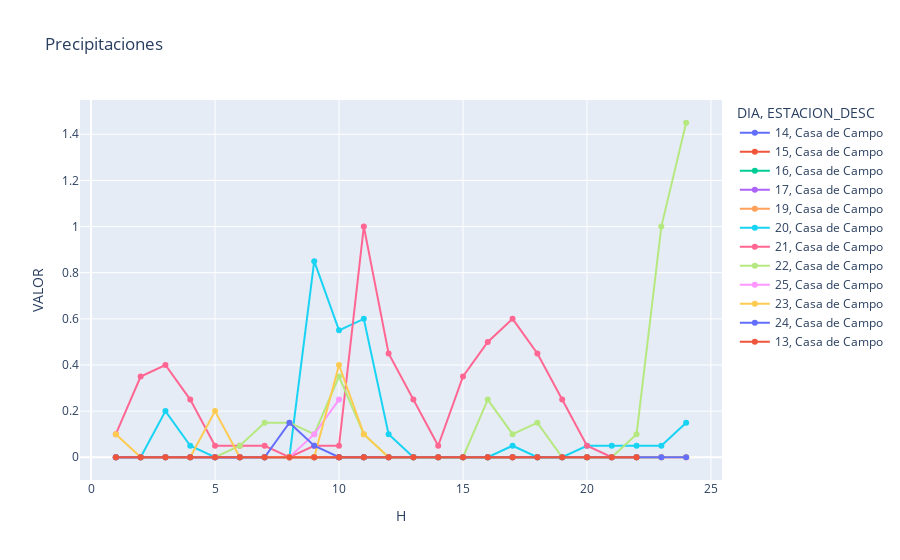

The notebook cell this image was saved under:
### Code cell
fig = px.line(precipitaciones.DataFrame(), x="H", y="VALOR", color="DIA", symbol='ESTACION_DESC', title='Precipitaciones ')
fig.show()

### Figure 1 — Plotly figure (JSON) as saved in the notebook; plotly's stock layout.template omitted (floating-point values rounded to 4 significant figures)
{"data": [{"hovertemplate": "DIA=14<br>ESTACION_DESC=Casa de Campo<br>H=%{x}<br>VALOR=%{y}<extra></extra>", "legendgroup": "14, Casa de Campo", "line": {"color": "#636efa", "dash": "solid"}, "marker": {"symbol": "circle"}, "mode": "lines+markers", "name": "14, Casa de Campo", "orientation": "v", "showlegend": true, "type": "scatter", "x": [1, 2, 3, 4, 5, 6, 7, 8, 9, 10, 11, 12, 13, 14, 15, 16, 17, 18, 19, 20, 21, 22], "xaxis": "x", "y": [0, 0, 0, 0, 0, 0, 0, 0, 0, 0, 0, 0, 0, 0, 0, 0, 0, 0, 0, 0, 0, 0], "yaxis": "y"}, {"hovertemplate": "DIA=15<br>ESTACION_DESC=Casa de Campo<br>H=%{x}<br>VALOR=%{y}<extra></extra>", "legendgroup": "15, Casa de Campo", "line": {"color": "#EF553B", "dash": "solid"}, "marker": {"symbol": "circle"}, "mode": "lines+markers", "name": "15, Casa de Campo", "orientation": "v", "showlegend": true, "type": "scatter", "x": [1, 2, 5, 6, 7, 8, 9, 10, 11, 12, 13, 14, 15, 16, 17], "xaxis": "x", "y": [0, 0, 0, 0, 0, 0, 0, 0, 0, 0, 0, 0, 0, 0, 0], "yaxis": "y"}, {"hovertemplate": "DIA=16<br>ESTACION_DESC=Casa de Campo<br>H=%{x}<br>VALOR=%{y}<extra></extra>", "legendgroup": "16, Casa de Campo", "line": {"color": "#00cc96", "dash": "solid"}, "marker": {"symbol": "circle"}, "mode": "lines+markers", "name": "16, Casa de Campo", "orientation": "v", "showlegend": true, "type": "scatter", "x": [1, 2, 3, 4, 5, 6, 7, 8, 9, 10, 11, 12, 13, 14, 15, 16, 17, 18, 19, 20, 21, 22, 23], "xaxis": "x", "y": [0, 0, 0, 0, 0, 0, 0, 0, 0, 0, 0, 0, 0, 0, 0, 0, 0, 0, 0, 0, 0, 0, 0], "yaxis": "y"}, {"hovertemplate": "DIA=17<br>ESTACION_DESC=Casa de Campo<br>H=%{x}<br>VALOR=%{y}<extra></extra>", "legendgroup": "17, Casa de Campo", "line": {"color": "#ab63fa", "dash": "solid"}, "marker": {"symbol": "circle"}, "mode": "lines+markers", "name": "17, Casa de Campo", "orientation": "v", "showlegend": true, "type": "scatter", "x": [1, 2, 3, 4, 5, 6, 7, 8, 9, 10], "xaxis": "x", "y": [0, 0, 0, 0, 0, 0, 0, 0, 0, 0], "yaxis": "y"}, {"hovertemplate": "DIA=19<br>ESTACION_DESC=Casa de Campo<br>H=%{x}<br>VALOR=%{y}<extra></extra>", "legendgroup": "19, Casa de Campo", "line": {"color": "#FFA15A", "dash": "solid"}, "marker": {"symbol": "circle"}, "mode": "lines+markers", "name": "19, Casa de Campo", "orientation": "v", "showlegend": true, "type": "scatter", "x": [1, 2, 3, 4, 5, 6, 7, 8, 9, 10, 11, 12, 13, 14, 15, 16, 17, 18, 19, 20, 21, 22], "xaxis": "x", "y": [0, 0, 0, 0, 0, 0, 0, 0, 0, 0, 0, 0, 0, 0, 0, 0, 0, 0, 0, 0, 0, 0], "yaxis": "y"}, {"hovertemplate": "DIA=20<br>ESTACION_DESC=Casa de Campo<br>H=%{x}<br>VALOR=%{y}<extra></extra>", "legendgroup": "20, Casa de Campo", "line": {"color": "#19d3f3", "dash": "solid"}, "marker": {"symbol": "circle"}, "mode": "lines+markers", "name": "20, Casa de Campo", "orientation": "v", "showlegend": true, "type": "scatter", "x": [1, 2, 3, 4, 5, 6, 7, 8, 9, 10, 11, 12, 13, 14, 15, 16, 17, 18, 19, 20, 21, 22, 23, 24], "xaxis": "x", "y": [0, 0, 0.2, 0.05, 0, 0, 0, 0, 0.85, 0.55, 0.6, 0.1, 0, 0, 0, 0, 0.05, 0, 0, 0.05, 0.05, 0.05, 0.05, 0.15], "yaxis": "y"}, {"hovertemplate": "DIA=21<br>ESTACION_DESC=Casa de Campo<br>H=%{x}<br>VALOR=%{y}<extra></extra>", "legendgroup": "21, Casa de Campo", "line": {"color": "#FF6692", "dash": "solid"}, "marker": {"symbol": "circle"}, "mode": "lines+markers", "name": "21, Casa de Campo", "orientation": "v", "showlegend": true, "type": "scatter", "x": [1, 2, 3, 4, 5, 6, 7, 8, 9, 10, 11, 12, 13, 14, 15, 16, 17, 18, 19, 20, 21, 22, 23, 24], "xaxis": "x", "y": [0.1, 0.35, 0.4, 0.25, 0.05, 0.05, 0.05, 0, 0.05, 0.05, 1, 0.45, 0.25, 0.05, 0.35, 0.5, 0.6, 0.45, 0.25, 0.05, 0, 0, 0, 0], "yaxis": "y"}, {"hovertemplate": "DIA=22<br>ESTACION_DESC=Casa de Campo<br>H=%{x}<br>VALOR=%{y}<extra></extra>", "legendgroup": "22, Casa de Campo", "line": {"color": "#B6E880", "dash": "solid"}, "marker": {"symbol": "circle"}, "mode": "lines+markers", "name": "22, Casa de Campo", "orientation": "v", "showlegend": true, "type": "scatter", "x": [1, 2, 3, 4, 5, 6, 7, 8, 9, 10, 11, 12, 13, 14, 15, 16, 17, 18, 19, 20, 21, 22, 23, 24], "xaxis": "x", "y": [0, 0, 0, 0, 0, 0.05, 0.15, 0.15, 0.1, 0.35, 0.1, 0, 0, 0, 0, 0.25, 0.1, 0.15, 0, 0, 0, 0.1, 1, 1.45], "yaxis": "y"}, {"hovertemplate": "DIA=25<br>ESTACION_DESC=Casa de Campo<br>H=%{x}<br>VALOR=%{y}<extra></extra>", "legendgroup": "25, Casa de Campo", "line": {"color": "#FF97FF", "dash": "solid"}, "marker": {"symbol": "circle"}, "mode": "lines+markers", "name": "25, Casa de Campo", "orientation": "v", "showlegend": true, "type": "scatter", "x": [1, 2, 3, 4, 5, 6, 7, 8, 9, 10], "xaxis": "x", "y": [0, 0, 0, 0, 0, 0, 0, 0, 0.1, 0.25], "yaxis": "y"}, {"hovertemplate": "DIA=23<br>ESTACION_DESC=Casa de Campo<br>H=%{x}<br>VALOR=%{y}<extra></extra>", "legendgroup": "23, Casa de Campo", "line": {"color": "#FECB52", "dash": "solid"}, "marker": {"symbol": "circle"}, "mode": "lines+markers", "name": "23, Casa de Campo", "orientation": "v", "showlegend": true, "type": "scatter", "x": [1, 2, 3, 4, 5, 6, 7, 8, 9, 10, 11, 12, 13, 14, 15, 16, 17, 18, 19, 20, 21, 22, 23, 24], "xaxis": "x", "y": [0.1, 0, 0, 0, 0.2, 0, 0, 0, 0, 0.4, 0.1, 0, 0, 0, 0, 0, 0, 0, 0, 0, 0, 0, 0, 0], "yaxis": "y"}, {"hovertemplate": "DIA=24<br>ESTACION_DESC=Casa de Campo<br>H=%{x}<br>VALOR=%{y}<extra></extra>", "legendgroup": "24, Casa de Campo", "line": {"color": "#636efa", "dash": "solid"}, "marker": {"symbol": "circle"}, "mode": "lines+markers", "name": "24, Casa de Campo", "orientation": "v", "showlegend": true, "type": "scatter", "x": [1, 2, 3, 4, 5, 6, 7, 8, 9, 10, 11, 12, 13, 14, 15, 16, 17, 18, 19, 20, 21, 22, 23, 24], "xaxis": "x", "y": [0, 0, 0, 0, 0, 0, 0, 0.15, 0.05, 0, 0, 0, 0, 0, 0, 0, 0, 0, 0, 0, 0, 0, 0, 0], "yaxis": "y"}, {"hovertemplate": "DIA=13<br>ESTACION_DESC=Casa de Campo<br>H=%{x}<br>VALOR=%{y}<extra></extra>", "legendgroup": "13, Casa de Campo", "line": {"color": "#EF553B", "dash": "solid"}, "marker": {"symbol": "circle"}, "mode": "lines+markers", "name": "13, Casa de Campo", "orientation": "v", "showlegend": true, "type": "scatter", "x": [1, 2, 3, 4, 5, 6, 7, 8, 9, 10, 11, 12, 13, 14, 15, 16, 17, 18, 19, 20, 21, 22], "xaxis": "x", "y": [0, 0, 0, 0, 0, 0, 0, 0, 0, 0, 0, 0, 0, 0, 0, 0, 0, 0, 0, 0, 0, 0], "yaxis": "y"}], "layout": {"legend": {"title": {"text": "DIA, ESTACION_DESC"}, "tracegroupgap": 0}, "title": {"text": "Precipitaciones "}, "xaxis": {"anchor": "y", "domain": [0, 1], "title": {"text": "H"}}, "yaxis": {"anchor": "x", "domain": [0, 1], "title": {"text": "VALOR"}}}}
